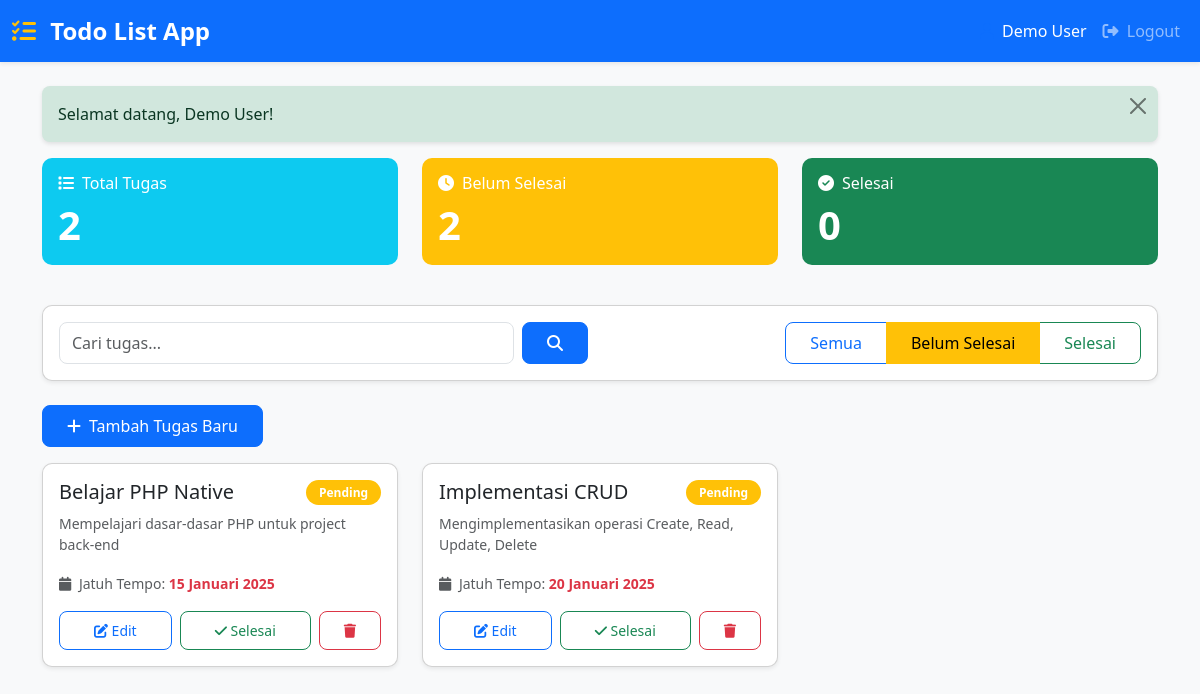
Page /pages/dashboard.php?filter=pending (signed in) on the committed database.
### tables this page shows
CREATE TABLE IF NOT EXISTS tasks (
    id INT AUTO_INCREMENT PRIMARY KEY,
    user_id INT NOT NULL,
    title VARCHAR(255) NOT NULL,
    description TEXT,
    due_date DATE,
    status ENUM('pending', 'completed') DEFAULT 'pending',
    created_at TIMESTAMP DEFAULT CURRENT_TIMESTAMP,
    updated_at TIMESTAMP DEFAULT CURRENT_TIMESTAMP ON UPDATE CURRENT_TIMESTAMP,
    FOREIGN KEY (user_id) REFERENCES users(id) ON DELETE CASCADE
);

### pages/dashboard.php (the view, shortened to what this page needs)
<?php
require_once __DIR__ . '/../includes/functions.php';
require_once __DIR__ . '/../config/database.php';
$filter = $_GET['filter'] ?? 'all';
$search = $_GET['search'] ?? '';
$user_id = $_SESSION['user_id'];
$query = "SELECT * FROM tasks WHERE user_id = ?";
$params = [$user_id];
$types = "i";
if ($filter === 'completed') {
    $query .= " AND status = 'completed'";
} elseif ($filter === 'pending') {
    $query .= " AND status = 'pending'";
}
$query .= " ORDER BY due_date ASC, created_at DESC";
$stmt = $conn->prepare($query);
$stmt->bind_param($types, ...$params);
$stmt->execute();
$result = $stmt->get_result();
$tasks = $result->fetch_all(MYSQLI_ASSOC);
$total_tasks = count($tasks);
$completed_tasks = count(array_filter($tasks, function($task) {
    return $task['status'] === 'completed';
}));
$pending_tasks = $total_tasks - $completed_tasks;
?>
<!DOCTYPE html>
<html lang="id">
<head>
    <link href="https://cdn.jsdelivr.net/npm/bootstrap@5.3.0/dist/css/bootstrap.min.css" rel="stylesheet">
    <link rel="stylesheet" href="https://cdnjs.cloudflare.com/ajax/libs/font-awesome/6.4.0/css/all.min.css">
    <link rel="stylesheet" href="../assets/css/style.css">
</head>
<body class="bg-light">
    <nav class="navbar navbar-expand-lg navbar-dark bg-primary shadow-sm">
        <div class="container-fluid">
            <a class="navbar-brand" href="dashboard.php">
                <i class="fas fa-tasks me-2"></i>
                Todo List App
            </a>
            <div class="collapse navbar-collapse" id="navbarNav">
                <ul class="navbar-nav ms-auto">
                    <li class="nav-item">
                        <span class="nav-link text-white">
                            <i class="fas fa-user me-1"></i>
                            <?php echo htmlspecialchars($_SESSION['user_name']); ?>
                        </span>
                    </li>
                    <li class="nav-item">
                        <a class="nav-link" href="logout.php">
                            <i class="fas fa-sign-out-alt me-1"></i>
                            Logout
                        </a>
                    </li>
                </ul>
            </div>
        </div>
    </nav>
    <div class="container mt-4">
        <?php echo displayFlashMessage(); ?>
        <div class="row mb-4">
            <div class="col-md-4 mb-3">
                <div class="card bg-info text-white">
                    <div class="card-body">
                        <h5 class="card-title">
                            <i class="fas fa-list me-2"></i>Total Tugas
                        </h5>
                        <h2 class="mb-0"><?php echo $total_tasks; ?></h2>
                    </div>
                </div>
            </div>
            <div class="col-md-4 mb-3">
                <div class="card bg-warning text-white">
                    <div class="card-body">
                        <h5 class="card-title">
                            <i class="fas fa-clock me-2"></i>Belum Selesai
                        </h5>
                        <h2 class="mb-0"><?php echo $pending_tasks; ?></h2>
                    </div>
                </div>
            </div>
            <div class="col-md-4 mb-3">
                <div class="card bg-success text-white">
                    <div class="card-body">
                        <h5 class="card-title">
                            <i class="fas fa-check-circle me-2"></i>Selesai
                        </h5>
                        <h2 class="mb-0"><?php echo $completed_tasks; ?></h2>
                    </div>
                </div>
            </div>
        </div>
        <div class="card shadow-sm mb-4">
            <div class="card-body">
                <div class="row align-items-center">
                    <div class="col-md-6 mb-3 mb-md-0">
                        <form action="dashboard.php" method="GET" class="d-flex">
                            <input type="text" name="search" class="form-control me-2"
                                   placeholder="Cari tugas..." value="<?php echo htmlspecialchars($search); ?>">
                            <button type="submit" class="btn btn-primary">
                                <i class="fas fa-search"></i>
                            </button>
                        </form>
                    </div>
                    <div class="col-md-6 text-md-end">
                        <div class="btn-group" role="group">
                            <a href="dashboard.php?filter=all"
                               class="btn btn-outline-primary <?php echo $filter === 'all' ? 'active' : ''; ?>">
                                Semua
                            </a>
                            <a href="dashboard.php?filter=pending"
                               class="btn btn-outline-warning <?php echo $filter === 'pending' ? 'active' : ''; ?>">
                                Belum Selesai
                            </a>
                            <a href="dashboard.php?filter=completed"
                               class="btn btn-outline-success <?php echo $filter === 'completed' ? 'active' : ''; ?>">
                                Selesai
                            </a>
                        </div>
                    </div>
                </div>
            </div>
        </div>
        <div class="mb-3">
            <a href="add_task.php" class="btn btn-primary">
                <i class="fas fa-plus me-2"></i>Tambah Tugas Baru
            </a>
        </div>
        <?php if (empty($tasks)): ?>
            <div class="alert alert-info text-center">
                <i class="fas fa-info-circle me-2"></i>
                <?php if (!empty($search)): ?>
                    Tidak ada tugas yang ditemukan untuk pencarian "<?php echo htmlspecialchars($search); ?>".
                <?php else: ?>
                    Belum ada tugas. Mulai tambahkan tugas pertama Anda!
                <?php endif; ?>
            </div>
        <?php else: ?>
            <div class="row">
                <?php foreach ($tasks as $task): ?>
                    <div class="col-md-6 col-lg-4 mb-3">
                        <div class="card h-100 shadow-sm <?php echo $task['status'] === 'completed' ? 'border-success' : ''; ?>">
                            <div class="card-body">
                                <div class="d-flex justify-content-between align-items-start mb-2">
                                    <h5 class="card-title mb-0 <?php echo $task['status'] === 'completed' ? 'text-decoration-line-through text-muted' : ''; ?>">
                                        <?php echo htmlspecialchars($task['title']); ?>
                                    </h5>
                                    <span class="badge <?php echo $task['status'] === 'completed' ? 'bg-success' : 'bg-warning'; ?>">
                                        <?php echo $task['status'] === 'completed' ? 'Selesai' : 'Pending'; ?>
                                    </span>
                                </div>
                                <p class="card-text text-muted small">
                                    <?php echo htmlspecialchars(substr($task['description'], 0, 100)) . (strlen($task['description']) > 100 ? '...' : ''); ?>
                                </p>
                                <div class="mb-3">
                                    <small class="text-muted">
                                        <i class="fas fa-calendar me-1"></i>
                                        Jatuh Tempo:
                                        <span class="<?php echo isPastDue($task['due_date']) && $task['status'] !== 'completed' ? 'text-danger fw-bold' : ''; ?>">
                                            <?php echo formatDate($task['due_date']); ?>
                                        </span>
                                    </small>
                                </div>
                                <div class="d-flex gap-2">
                                    <a href="edit_task.php?id=<?php echo $task['id']; ?>"
                                       class="btn btn-sm btn-outline-primary flex-fill">
                                        <i class="fas fa-edit"></i> Edit
                                    </a>
                                    <form action="../api/task_process.php" method="POST" class="flex-fill">
                                        <button type="submit" class="btn btn-sm btn-outline-success w-100">
                                            <i class="fas fa-check"></i>
                                            <?php echo $task['status'] === 'completed' ? 'Batal' : 'Selesai'; ?>
                                        </button>
                                    </form>
                                    <a href="delete_task.php?id=<?php echo $task['id']; ?>"
                                       class="btn btn-sm btn-outline-danger"
                                       onclick="return confirm('Yakin ingin menghapus tugas ini?')">
                                        <i class="fas fa-trash"></i>
                                    </a>
                                </div>
                            </div>
                        </div>
                    </div>
                <?php endforeach; ?>
            </div>
        <?php endif; ?>
    </div>
</body>
</html>

### assets/css/style.css (style rules this page uses)
:root { --primary-color: #0d6efd; --secondary-color: #6c757d; --success-color: #198754; --warning-color: #ffc107; --danger-color: #dc3545; --info-color: #0dcaf0; --light-bg: #f8f9fa; }
* { margin: 0; padding: 0; box-sizing: border-box; }
body { font-family: 'Segoe UI', Tahoma, Geneva, Verdana, sans-serif; background-color: var(--light-bg); min-height: 100vh; }
.navbar-brand { font-weight: bold; font-size: 1.5rem; }
.navbar-brand i { color: #ffc107; }
.card { border-radius: 10px; transition: transform 0.2s ease, box-shadow 0.2s ease; }
.form-control, .form-select { border-radius: 8px; }
.btn { border-radius: 8px; padding: 0.5rem 1.5rem; font-weight: 500; transition: all 0.3s ease; }
.btn-primary { background-color: var(--primary-color); border-color: var(--primary-color); }
.badge { padding: 0.4rem 0.8rem; font-size: 0.75rem; font-weight: 600; border-radius: 20px; }
.card.bg-info, .card.bg-warning, .card.bg-success { border: none; }
.card.bg-info .card-title, .card.bg-warning .card-title, .card.bg-success .card-title { font-size: 1rem; font-weight: 500; }
.card.bg-info h2, .card.bg-warning h2, .card.bg-success h2 { font-size: 2.5rem; font-weight: bold; }
.text-danger.fw-bold { animation: pulse 2s infinite; }
.btn-group .btn { border-radius: 0; }
.btn-group .btn:first-child { border-top-left-radius: 8px; border-bottom-left-radius: 8px; }
.btn-group .btn:last-child { border-top-right-radius: 8px; border-bottom-right-radius: 8px; }
.btn-group .btn.active { z-index: 1; }
.fa-tasks { color: #ffc107; }
.fa-user, .fa-envelope, .fa-lock, .fa-heading, .fa-align-left, .fa-calendar-alt { color: var(--primary-color); }

### rows in the picture
tasks: title "Belajar PHP Native", status "Pending", description "Mempelajari dasar-dasar PHP untuk project back-end", due_date "15 Januari 2025"
tasks: title "Implementasi CRUD", status "Pending", description "Mengimplementasikan operasi Create, Read, Update, Delete", due_date "20 Januari 2025"

### other values in the picture
$_SESSION['user_name'] "Demo User"
displayFlashMessage() "Selamat datang, Demo User!"
$total_tasks "2"
$pending_tasks "2"
$completed_tasks "0"
